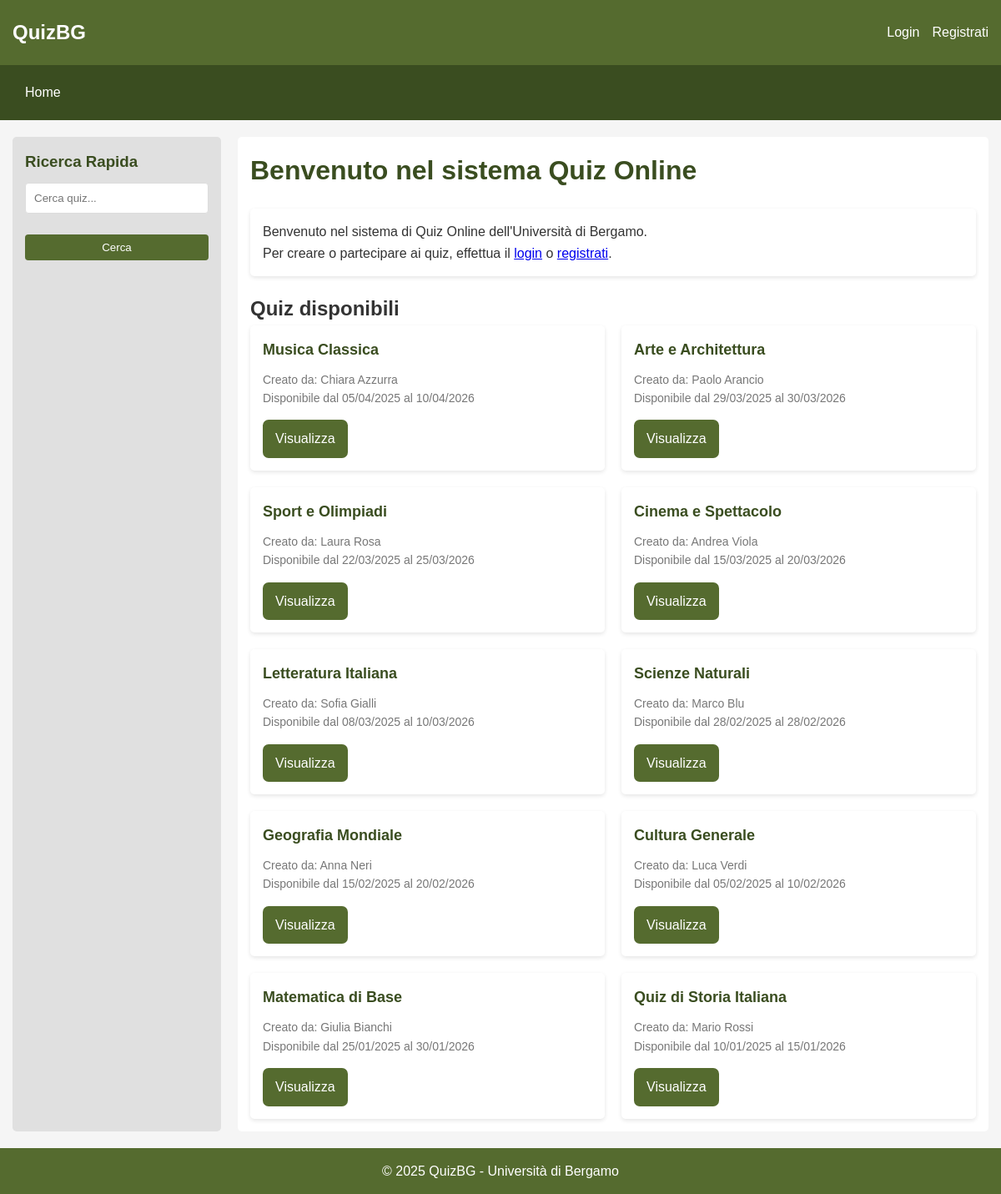
The page / on the database its author committed.
### tables this page shows
CREATE TABLE Quiz (
    codice INT AUTO_INCREMENT PRIMARY KEY,
    titolo VARCHAR(255) NOT NULL,
    dataInizio DATE NOT NULL,
    dataFine DATE NOT NULL,
    creatore VARCHAR(50) NOT NULL,
    FOREIGN KEY (creatore) REFERENCES Utente(nomeUtente) ON DELETE CASCADE
);

CREATE TABLE Utente (
    nomeUtente VARCHAR(50) PRIMARY KEY,
    nome VARCHAR(100) NOT NULL,
    cognome VARCHAR(100) NOT NULL,
    eMail VARCHAR(100) NOT NULL UNIQUE
);

### index.php (the view, shortened to what this page needs)
<?php
include 'includes/header.php';
$today = date('Y-m-d');
$sql = "SELECT q.*, u.nome, u.cognome
        FROM Quiz q
        JOIN Utente u ON q.creatore = u.nomeUtente
        WHERE q.dataFine >= :today
        ORDER BY q.codice DESC";
try {
    $stmt = $pdo->prepare($sql);
    $stmt->bindParam(':today', $today);
    $stmt->execute();
    $quizzes = $stmt->fetchAll(PDO::FETCH_ASSOC);
} catch (PDOException $e) {
    die("Errore nella query: " . $e->getMessage());
}
?>
<div class="main-content">
    <div class="sidebar">
        <div class="search-filter">
            <h3>Ricerca Rapida</h3>
            <form id="quick-search-form" method="GET" action="quiz_search.php">
                <div class="form-group">
                    <input type="text" name="search" placeholder="Cerca quiz..."
                        value="<?php echo isset($_GET['search']) ? htmlspecialchars($_GET['search']) : ''; ?>">
                </div>
                <button type="submit">Cerca</button>
            </form>
        </div>
    </div>
    <div class="content">
        <h1>Benvenuto nel sistema Quiz Online</h1>
        <?php if (!isset($_SESSION['user'])): ?>
            <div class="card">
                <div class="card-content">
                    <p>Benvenuto nel sistema di Quiz Online dell'Università di Bergamo.</p>
                    <p>Per creare o partecipare ai quiz, effettua il <a href="auth_login.php">login</a> o <a
                            href="auth_register.php">registrati</a>.</p>
                </div>
            </div>
        <?php endif; ?>
        <h2>Quiz disponibili</h2>
        <?php if (empty($quizzes)): ?>
            <p>Nessun quiz disponibile al momento.</p>
        <?php else: ?>
            <div class="quiz-list">
                <?php foreach ($quizzes as $quiz): ?>
                    <div class="quiz-item">
                        <h3 class="quiz-title"><?php echo htmlspecialchars($quiz['titolo']); ?></h3>
                        <div class="quiz-meta">
                            <p>Creato da: <?php echo htmlspecialchars($quiz['nome'] . ' ' . $quiz['cognome']); ?></p>
                            <p>Disponibile dal <?php echo date('d/m/Y', strtotime($quiz['dataInizio'])); ?> al
                                <?php echo date('d/m/Y', strtotime($quiz['dataFine'])); ?></p>
                        </div>
                        <div class="quiz-actions">
                            <a href="quiz_view.php?id=<?php echo $quiz['codice']; ?>" class="btn">Visualizza</a>
                        </div>
                    </div>
                <?php endforeach; ?>
            </div>
        <?php endif; ?>
    </div>
</div>
<?php include 'includes/footer.php'; ?>

### includes/header.php (shortened to what this page needs)
<!DOCTYPE html>
<html lang="it">
<head>
    <link rel="stylesheet" href="assets/css/style.css">
</head>
<body>
    <header>
        <div class="container header-content">
            <div class="logo">
                <a href="index.php">QuizBG</a>
            </div>
            <div class="user-info">
                <?php if(isset($_SESSION['user'])): ?>
                    <span>Benvenuto, <?php echo $_SESSION['user']['nome']; ?></span>
                    <a href="auth_logout.php">Logout</a>
                <?php else: ?>
                    <a href="auth_login.php">Login</a>
                    <a href="auth_register.php">Registrati</a>
                <?php endif; ?>
            </div>
        </div>
    </header>
    <?php include 'includes/nav.php'; ?>
    <div class="container">

### includes/nav.php (shortened to what this page needs)
<?php
$current_page = basename($_SERVER['PHP_SELF']);
?>
<nav>
    <div class="container">
        <ul>
            <li><a href="index.php" <?php echo $current_page == 'index.php' ? 'class="active"' : ''; ?>>Home</a></li>
        </ul>
    </div>
</nav>

### includes/footer.php (shortened to what this page needs)
    </div>
    <footer>
        <div class="container">
            <p>&copy; <?php echo date('Y'); ?> QuizBG - Università di Bergamo</p>
        </div>
    </footer>
</body>
</html>

### assets/css/style.css (style rules this page uses)
:root { --main-color: #556B2F; --light-color: #8AA652; --dark-color: #3A4D20; --accent-color: #D4BA6A; --text-light: #FFFFFF; --text-dark: #333333; --background-light: #F5F5F5; --background-medium: #E0E0E0; }
* { margin: 0; padding: 0; box-sizing: border-box; font-family: 'Arial', sans-serif; }
body { background-color: var(--background-light); color: var(--text-dark); line-height: 1.6; display: flex; flex-direction: column; min-height: 100vh; }
.container { width: 100%; max-width: 1200px; margin: 0 auto; padding: 0 15px; flex: 1; }
header { background-color: var(--main-color); color: var(--text-light); padding: 20px 0; box-shadow: 0 2px 5px rgba(0, 0, 0, 0.1); }
.header-content { display: flex; justify-content: space-between; align-items: center; }
.logo { font-size: 24px; font-weight: bold; }
.logo a { color: var(--text-light); text-decoration: none; }
.user-info { display: flex; align-items: center; gap: 15px; }
.user-info a { color: var(--text-light); text-decoration: none; }
nav { background-color: var(--dark-color); padding: 10px 0; }
nav ul { list-style: none; display: flex; }
nav ul li a { color: var(--text-light); text-decoration: none; padding: 10px 15px; display: block; }
.main-content { display: flex; margin: 20px 0; }
.sidebar { width: 250px; background-color: var(--background-medium); padding: 15px; border-radius: 5px; }
.search-filter { margin-bottom: 20px; }
.search-filter h3 { margin-bottom: 10px; color: var(--dark-color); }
.search-filter input, .search-filter select { width: 100%; padding: 8px; margin-bottom: 10px; border: 1px solid #ddd; border-radius: 4px; }
.search-filter button { width: 100%; padding: 8px; background-color: var(--main-color); color: var(--text-light); border: none; border-radius: 4px; cursor: pointer; }
.content { flex: 1; padding: 15px; background-color: #fff; border-radius: 5px; margin-left: 20px; }
.content h1 { color: var(--dark-color); margin-bottom: 20px; }
form { margin-bottom: 20px; }
.form-group { margin-bottom: 15px; }
input[type="text"], input[type="email"], input[type="password"], input[type="date"], textarea, select { width: 100%; padding: 10px; border: 1px solid #ddd; border-radius: 4px; }
button, .btn { padding: 10px 15px; background-color: var(--main-color); color: var(--text-light); border: none; border-radius: 7px; cursor: pointer; text-decoration: none; display: inline-block; }
.card { background-color: #fff; border-radius: 5px; box-shadow: 0 2px 5px rgba(0, 0, 0, 0.1); padding: 15px; margin-bottom: 20px; }
.card-content { color: var(--text-dark); }
.quiz-list { display: grid; grid-template-columns: repeat(auto-fill, minmax(300px, 1fr)); gap: 20px; }
.quiz-item { background-color: #fff; border-radius: 5px; box-shadow: 0 2px 5px rgba(0, 0, 0, 0.1); padding: 15px; }
.quiz-title { font-size: 18px; margin-bottom: 10px; color: var(--dark-color); }
.quiz-meta { font-size: 14px; color: #777; margin-bottom: 10px; }
.quiz-actions { display: flex; justify-content: space-between; margin-top: 15px; }
footer { background-color: var(--main-color); color: var(--text-light); text-align: center; padding: 15px 0; margin-top: auto; }

### rows shown on the page
quiz: titolo "Musica Classica", creatore.cognome "Chiara Azzurra", dataInizio "05/04/2025", dataFine "10/04/2026"
quiz: titolo "Arte e Architettura", creatore.cognome "Paolo Arancio", dataInizio "29/03/2025", dataFine "30/03/2026"
quiz: titolo "Sport e Olimpiadi", creatore.cognome "Laura Rosa", dataInizio "22/03/2025", dataFine "25/03/2026"
quiz: titolo "Cinema e Spettacolo", creatore.cognome "Andrea Viola", dataInizio "15/03/2025", dataFine "20/03/2026"
quiz: titolo "Letteratura Italiana", creatore.cognome "Sofia Gialli", dataInizio "08/03/2025", dataFine "10/03/2026"
quiz: titolo "Scienze Naturali", creatore.cognome "Marco Blu", dataInizio "28/02/2025", dataFine "28/02/2026"
quiz: titolo "Geografia Mondiale", creatore.cognome "Anna Neri", dataInizio "15/02/2025", dataFine "20/02/2026"
quiz: titolo "Cultura Generale", creatore.cognome "Luca Verdi", dataInizio "05/02/2025", dataFine "10/02/2026"
quiz: titolo "Matematica di Base", creatore.cognome "Giulia Bianchi", dataInizio "25/01/2025", dataFine "30/01/2026"
quiz: titolo "Quiz di Storia Italiana", creatore.cognome "Mario Rossi", dataInizio "10/01/2025", dataFine "15/01/2026"
